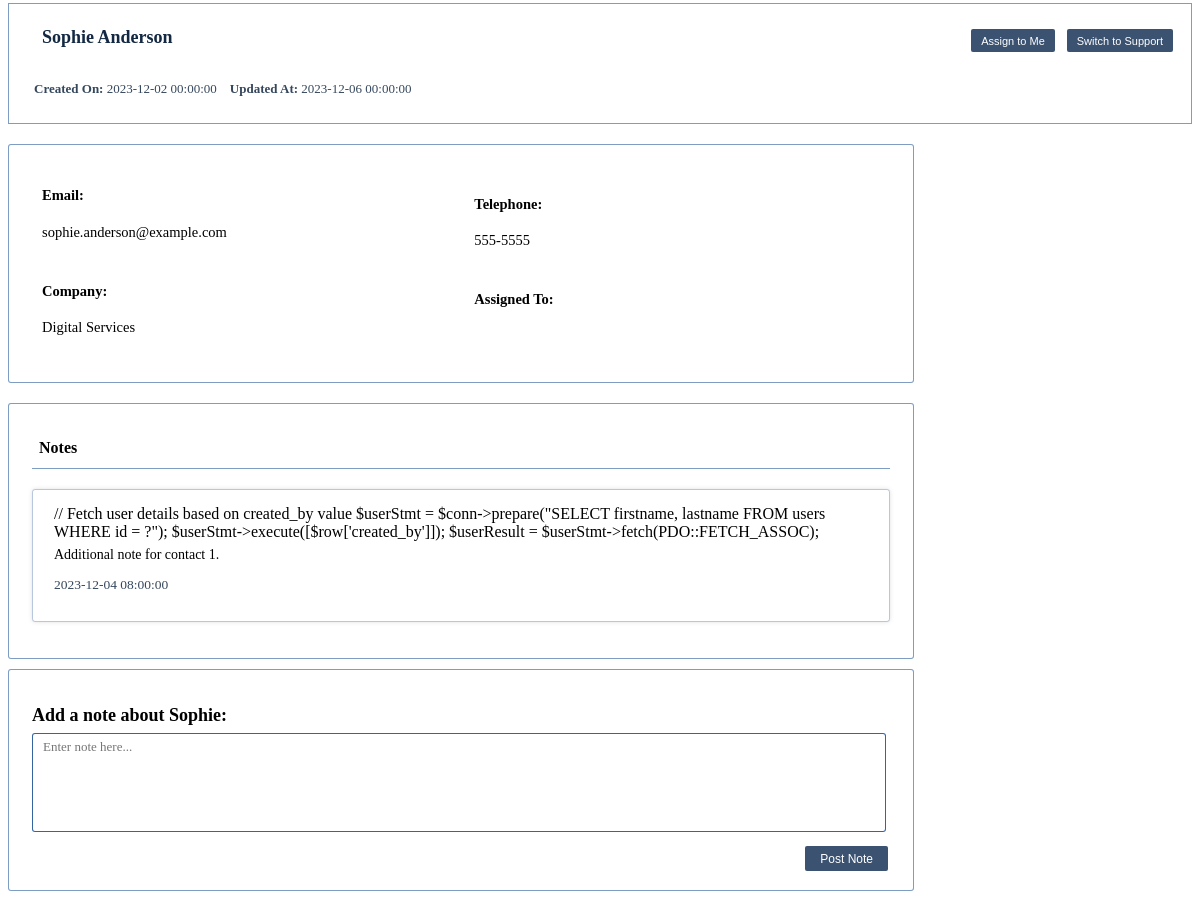
The page /screens/contactDetails.php?id=4084 on the database its author committed.
### tables this page shows
CREATE TABLE `contacts` (
  `id` int(11) NOT NULL auto_increment,
  `firstname` varchar(35) NOT NULL default '',
  `lastname` varchar(35) NOT NULL default '',
  `company` varchar(35) NOT NULL default '',
  `type` varchar(35) NOT NULL default '',
  `assigned_to` int(35) NOT NULL ,
  `created_by`  int(35) NOT NULL ,
  `created_on` DATETIME NOT NULL ,
  `updated_at` DATETIME NOT NULL ,
  `telephone` varchar(35) NOT NULL default '',
  `email` varchar(35) NOT NULL default '',
   PRIMARY KEY  (`id`)
);

CREATE TABLE `notes` (
 `id` int(11) NOT NULL AUTO_INCREMENT,
  `contact_id` int(11) NOT NULL,
  `comment` text NOT NULL,
  `created_by` int(11) NOT NULL,
  `created_at` DATETIME NOT NULL DEFAULT '0000-00-00 00:00:00',
  PRIMARY KEY (`id`)
);

### screens/contactDetails.php (the view, shortened to what this page needs)
<?php
include("../database/dbsetup.php");
$id = isset($_GET['id']) ? $_GET['id'] : '';
$stmt = $conn->prepare("SELECT * FROM contacts WHERE id = ?");
$stmt->execute([$id]);
if ($stmt) {
    $result = $stmt->fetch(PDO::FETCH_ASSOC);
} else {
    echo "Error: " . $conn->errorInfo()[2];
}
$notesStmt = $conn->prepare("SELECT * FROM notes WHERE contact_id = ?");
$notesStmt->execute([$id]);
if ($notesStmt) {
    $notesResult = $notesStmt->fetchAll(PDO::FETCH_ASSOC);
} else {
    echo "Error: " . $conn->errorInfo()[2];
}
?>
<!DOCTYPE html>
<html lang="en">
<head>
    <link rel="stylesheet" type= "text/css" href="css/contactDetails.css">
</head>
<body>
    <div id="contactDetailsHead">
        <div id="divA">
            <h1><i class="fa-solid fa-id-card-clip"></i> <?= $result['firstname'] ?> <?= $result['lastname'] ?> </h1>
            <div id="contactExtraInfo">
                <p> <strong> Created On: </strong> <?= $result['created_on'] ?>  </p>
                <p> <strong> Updated At: </strong> <?= $result['updated_at'] ?> </p>
            </div>
        </div>
        <div id="contactHeadButtons">
            <button id = "Assign" class = "assign" >Assign to Me</button>
            <?php
            if ($result['type'] === "Sales Lead") {
                echo '<button id = "SupportButton" class = "switch" >Switch to Support</button>';
            } elseif ($result['type'] === "Support") {
                echo '<button id = "SalesButton" class = "switch" >Switch To Sales Lead</button>';
            }
            ?>
        </div>
    </div>
    <div id="contactDetailsBody">
        <div id="div1">
            <div class="detailsrow">
                <h4>Email:</h4>
                <?= $result['email'] ?>
            </div>
            <div class="detailsrow">
                <h4>Company:</h4>
                <?= $result['company'] ?>
            </div>
        </div>
        <div id="div2">
            <div class="detailsrow">
                <h4>Telephone:</h4>
                <?= $result['telephone'] ?>
            </div>
            <div class="detailsrow">
                <h4>Assigned To:</h4>
            </div>
        </div>
    </div>
    <div id="NotesBody">
        <h1 id="NotesHead"><i class="fa-solid fa-pen-to-square"></i> Notes</h1>
            <?php if ($notesResult === "No notes found with the provided ID.") { ?>
                <p id="noNotes"><?= $result['firstname'] ?> has no notes yet.</p>
            <?php } else { ?>
                <?php foreach ($notesResult as $row): ?>
                    <div class="NotesComment">
                        // Fetch user details based on created_by value
                        $userStmt = $conn->prepare("SELECT firstname, lastname FROM users WHERE id = ?");
                        $userStmt->execute([$row['created_by']]);
                        $userResult = $userStmt->fetch(PDO::FETCH_ASSOC);
                        <p><?= $row['comment'] ?></p>
                        <p id="commentdate">
                        <?= $row['created_at'] ?></p>
                    </div>
                <?php endforeach; ?>
            <?php } ?>
    </div>
    <div id="NotesEntry">
        <form action="database/notesConnect.php" method="post">
            <h1>Add a note about <?= $result['firstname'] ?>: </h1>
            <textarea id="comment" name="comment" required placeholder="Enter note here..."></textarea>
            <div id='savectrl'>
                <button type="submit" id="save">Post Note</button>
            </div>
        </form>
    </div>
</body>
</html>

### css/contactDetails.css (style rules this page uses)
#contactDetailsHead { display: flex; justify-content: space-between; margin-top: -5px; padding: 10px; padding-left: 25px; padding-bottom: 13px; border: 1.5px solid rgba(37, 90, 154, 0.591); background-color: rgba(255, 255, 255, 0.85); }
#contactDetailsHead h1 { margin-top: 5px; display: inline; color: rgb(19, 40, 66); font-size: 18px; align-items:center; }
#contactDetailsHead #divA { display: flex; display: flex; align-items: space-between; flex-direction: column; }
#contactDetailsHead #contactExtraInfo { display: flex; justify-content: space-between; margin-top: 6px; font-size: 13px; color: rgba(19, 40, 66, 0.854); }
#contactDetailsHead #contactExtraInfo p { margin-right: 13px; }
#contactHeadButtons { margin-top: 15px; }
#contactHeadButtons button { background: rgb(59, 82, 113); border-radius: 2px; font-size: 11px; color: white; border: none; padding: 5.6px; padding-left: 10px; padding-right: 10px; margin-right: 8px; }
#contactDetailsBody { align-items: center; display: flex; background-color: rgba(255, 255, 255, 0.85); border-radius: 3px; border: 1.5px solid rgba(37, 90, 154, 0.591); margin-top: 20px; width: 71.5vw; padding: 23px; }
#contactDetailsBody #div1 { width: 52%; padding-left: 10px; }
#contactDetailsBody #div2 { width: 50%; }
#contactDetailsBody .detailsrow { padding-bottom: 23px; font-size: 14.5px; }
#NotesBody { align-items: center; background-color: rgba(255, 255, 255, 0.85); border-radius: 3px; border: 1.5px solid rgba(37, 90, 154, 0.591); margin-top: 20px; width: 71.5vw; min-height: 150px; padding: 23px; }
#NotesBody h1 { font-size: 17px; }
#NotesBody #NotesHead { border-bottom: 1.5px solid rgba(37, 90, 154, 0.591); padding-bottom: 10px; margin-bottom: 20px; padding-left: 4px; font-size: 16px; }
#NotesBody #NotesHead i { padding-right: 3px; font-size: 17px; }
#NotesBody .NotesComment { border: 1.5px solid rgba(37, 90, 154, 0.331); box-shadow: rgba(0, 0, 0, 0.1) 0px 0px 5px 0px, rgba(0, 0, 0, 0.1) 0px 0px 1px 0px; border-radius: 3px; margin-bottom: 13px; padding: 15px; padding-left: 21px; }
#NotesBody .NotesComment p { margin-top: 8px; font-size: 14px; margin-top: 6px; }
#NotesBody .NotesComment #commentdate { margin-top: 5px; font-size: 13.5px; color: rgba(19, 40, 66, 0.854); }
#NotesEntry { align-items: center; background-color: rgba(255, 255, 255, 0.85); border-radius: 3px; border: 1.5px solid rgba(37, 90, 154, 0.591); margin-top: 10px; width: 71.5vw; padding: 23px; }
#NotesEntry h1 { font-size: 18px; margin-bottom: 7px; }
#NotesEntry textarea { font: inherit; resize: none; width: 69.3vw; font-size: 13px; margin: 0; border-radius: 3px; height: 90px; border: 2px solid rgba(37, 90, 154, 0.93); border-width: 0.5px; padding-top: 5px; padding-left: 10px; padding-right: 10px; margin-right: 15px; }
#NotesEntry #savectrl { display: flex; justify-content: right; margin-bottom: -4px; margin-right: 2px; }
#NotesEntry #savectrl button { background: rgb(59, 82, 113); border-radius: 2px; font-size: 12px; color: white; border: none; padding: 5.5px; padding-left: 15px; margin-top: 10px; padding-right: 15px; }

### rows shown on the page
contacts: firstname "Sophie", lastname "Anderson", created_on "2023-12-02 00:00:00", updated_at "2023-12-06 00:00:00", email "sophie.anderson@example.com", company "Digital Services", telephone "555-5555"
notes: comment "Additional note for contact 1.", created_at "2023-12-04 08:00:00"
